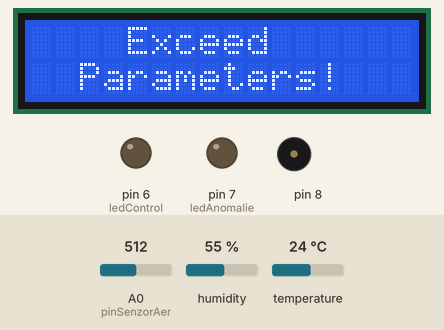
Bench run of a sketch on a simulated Arduino Uno, built with avr-gcc and run on an emulated ATmega328P. On the bench: 16×2 character LCD, output pins drawn as LEDs (lit = HIGH), buzzer (waves = sounding). The inputs (shaded band) are chosen by the test bench; at power-on: A0 (pinSenzorAer) = 512, humidity 55 %, temperature 24 °C.

Above: at 10.2 s.
At 12.2 s:
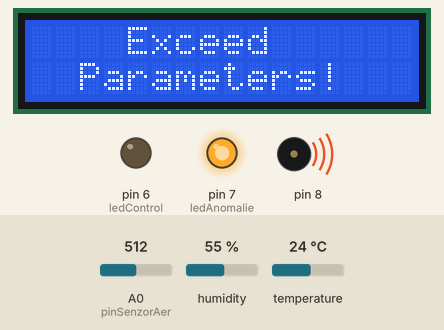
At 17.6 s:
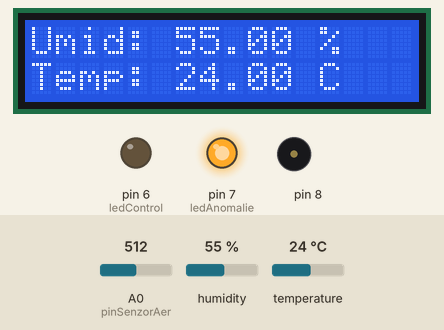
At 20.1 s:
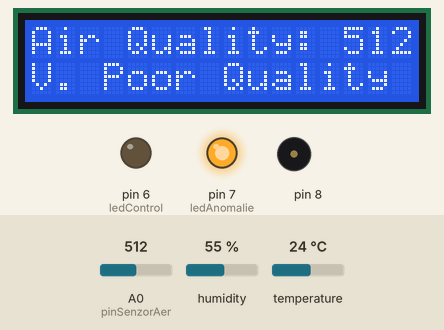
Timing chart, 0 to 40.0 s (numbered marks = the images above):
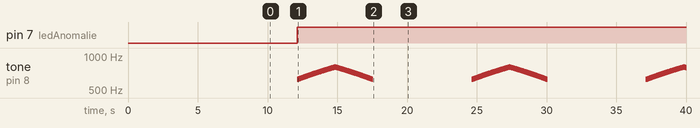

The sketch:

AirQuality.ino
```cpp
#include <Wire.h>
#include <LiquidCrystal_I2C.h>
#include "DHT.h"

LiquidCrystal_I2C lcd(0x27, 2, 1, 0, 4, 5, 6, 7, 3, POSITIVE);
byte ledControl = 6;
byte ledAnomalie = 7;
byte senzorTemperatura = 9;
byte pinSenzorAer = 0;
DHT dht(senzorTemperatura, DHT22);
int senzorAer;
float umiditate;
float temperatura;
String umid;
String temp;
String nivelAer;\
String calitateAer;
boolean calitateDepasita;
boolean calitateSubNivel;

void setup() {
//alegem parametrii pentru led, ledControl este pinul de pe placa, iar OUTPUT spune ca prin acest pin iese ceva(curent)):
pinMode(ledControl, OUTPUT);
pinMode(ledAnomalie, OUTPUT);

//setam senzorul de temperatura, alegem pinul, apoi modelul senzorului, ii spunem sa porneasca:
dht.begin();
Serial.begin(115200);

//setam parametrii pentru ecran
lcd.begin(16,2);
lcd.backlight();
lcd.setCursor(0,0);
lcd.print("   Connecting!");
lcd.setCursor(0,1);
lcd.print("  Please Wait...");
delay(10000);
lcd.clear();
}


   void loop() {
CitireParametri();//verifica metoda mai jos
//Daca parametri sunt depasiti sau sub nivel afisam anumite erori pe ecran si aprindem/stingem ledurile:
VerificareNormalitate();//verifica metoda mai jos

while(calitateDepasita){
  AfisareParametriiDepasiti();
  ParametriiLedAndSoundError();
  AfisareParametri();
  CitireParametri();
  VerificareNormalitate();}

while(calitateSubNivel){
  AfisareParametriiSubNivel();
  ParametriiLedAndSoundError();
  AfisareParametri();
  CitireParametri();
  VerificareNormalitate(); }

while(!calitateSubNivel&&!calitateDepasita){
 digitalWrite(ledAnomalie, LOW);
 digitalWrite(ledControl, HIGH); // aceasta metoda cu doi parametri ii spune variabilei ledControl,//care este un pin de pe microcontroler sa fie alimentat cu curent prin cuvantul HIGH
 noTone(8);
 CitireParametri();
 AfisareParametri();
 VerificareNormalitate();}
}

void CitireParametri(){
//Creem variabilele pentru senzor:
senzorAer=analogRead(pinSenzorAer); //citim valorea senzorului detector de aer si o stocam inbtr-o variabila int
umiditate = dht.readHumidity();  // aceasta variabila float stocheaza, dupa citire, umiditatea
temperatura = dht.readTemperature(); // aceasta variabila float stocheaza, dupa citire, temperatura

//transformam rezultatele variabilelor umiditate si temperatura, care sunt float, in string, pentru a putea fi citite mai apoi
umid = String(umiditate);
temp = String(temperatura);
nivelAer = String(senzorAer);
}

void VerificareNormalitate(){
  //aceasta functie verifica toate anormalitatile legate de calitatea aerului si schimba variabilele boolean de mai jos in functie de rezultate
 if(temperatura >=28.0!=umiditate>=75.0!=senzorAer>=160){
  calitateDepasita=true;}
 else if(temperatura <17.0!=umiditate<30.0){
  calitateSubNivel=true;}
 else{
  calitateSubNivel=false;
  calitateDepasita=false;}
}

void AfisareParametri(){
  //in functie de punctajul obtinut de senzorul de aer stocam un literal diferit intr-un String:
  calitateAer = "Eror";
 if(senzorAer>0&&senzorAer<50){
  calitateAer = "V. Good Quality";}
 if(senzorAer>=50&&senzorAer<100){
  calitateAer = "Good Quality";}
 if(senzorAer>=100&&senzorAer<150){
  calitateAer = "Limited Quality";}
 if(senzorAer>=150&&senzorAer<200){
  calitateAer = "Poor Quality";}
 if(senzorAer>200){
  calitateAer = "V. Poor Quality";}

lcd.clear();//resetam ecranul, sa nu mai apara nimic pe el
lcd.setCursor(0,0); //setam cursorul pe prima linia a ecranului
lcd.print("Umid: "+umid+" %");
lcd.setCursor(0,1);//setam cursorul pe a doua linie a ecranului
lcd.print("Temp: " +temp+" C");
delay(2500);
lcd.clear();//resetam ecranul, sa nu mai apara nimic pe el
lcd.setCursor(0,0);
lcd.print("Air Quality: " +nivelAer);
lcd.setCursor(0,1);//setam cursorul pe a doua linie a ecranului
lcd.print(calitateAer);
delay(2500);
}

void ParametriiLedAndSoundError(){
digitalWrite(ledControl, LOW);
digitalWrite(ledAnomalie, HIGH);
 for(int i=620;i<800;i++){
    tone(8,i);
    delay(15);}
      for(int i=800;i>620;i--){
        tone(8,i);
        delay(15);}
noTone(8);
}

void AfisareParametriiDepasiti(){
lcd.clear();
lcd.setCursor(0,0);
lcd.print("    Exceed");
lcd.setCursor(0,1);
lcd.print("  Parameters!");
delay(2000);
}

void AfisareParametriiSubNivel(){
digitalWrite(ledControl, LOW);
digitalWrite(ledAnomalie, HIGH);
lcd.clear();
lcd.setCursor(0,0);
lcd.print("      LOW");
lcd.setCursor(0,1);
lcd.print("  Parameters");
delay(2000);
}
```

Measured:
- by itself, pin 7 (ledAnomalie): LOW → HIGH at 12.1 s
- by itself, tone on pin 8: plays 620 Hz for 0.02 s, 621 Hz for 0.02 s, 622 Hz for 0.02 s, 623 Hz for 0.02 s, 624 Hz for 0.02 s, 625 Hz for 0.02 s … (911 notes in this stretch)
- what the display in image 2 shows lasts 2.5 s, from 17.6 s to 20.1 s
